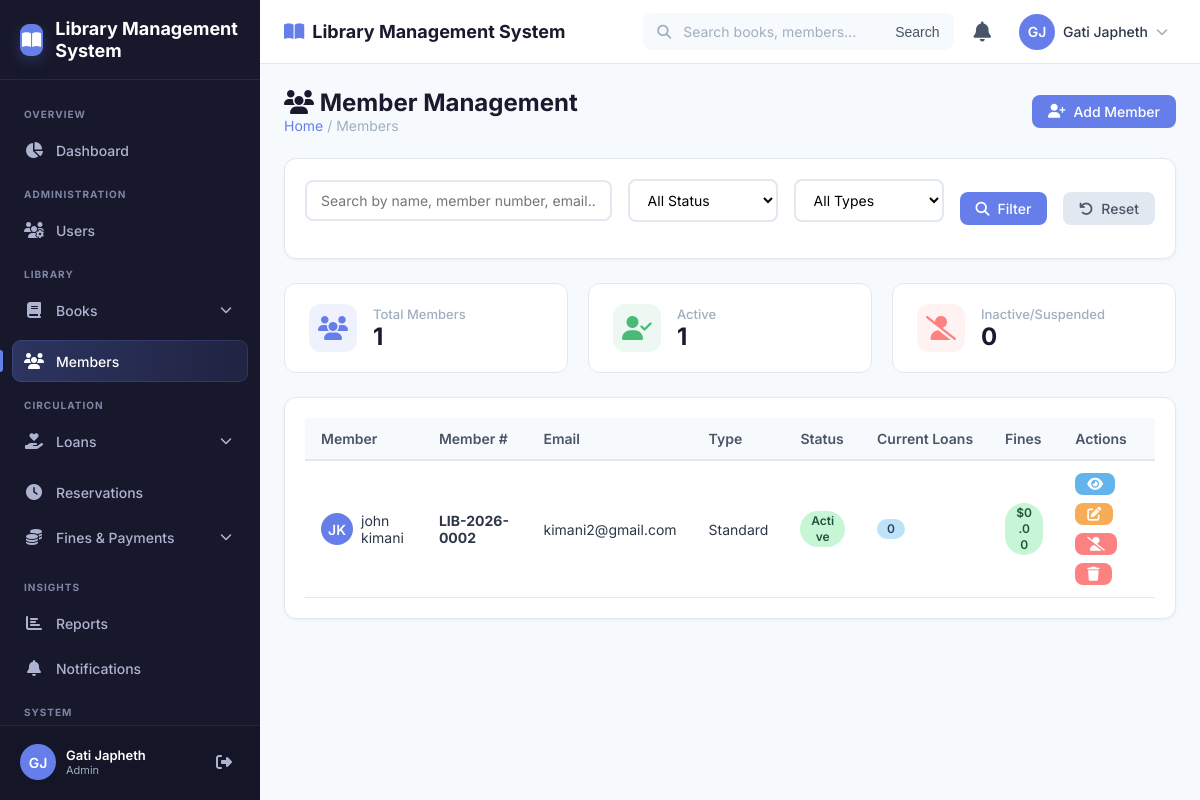
The page /admin/members/index.php (signed in) on the database its author committed.
### tables this page shows
CREATE TABLE `members` (
  `id` int(11) NOT NULL,
  `member_number` varchar(20) NOT NULL,
  `user_id` int(11) NOT NULL,
  `registration_date` date NOT NULL,
  `membership_type` varchar(50) DEFAULT 'Standard',
  `date_of_birth` date DEFAULT NULL,
  `gender` enum('Male','Female','Other') DEFAULT NULL,
  `address` text DEFAULT NULL,
  `emergency_contact` varchar(100) DEFAULT NULL,
  `status` enum('active','inactive','suspended') NOT NULL DEFAULT 'active',
  `created_at` timestamp NOT NULL DEFAULT current_timestamp(),
  `updated_at` timestamp NOT NULL DEFAULT current_timestamp() ON UPDATE current_timestamp()
);

CREATE TABLE `users` (
  `id` int(11) NOT NULL,
  `name` varchar(100) NOT NULL,
  `email` varchar(100) NOT NULL,
  `phone` varchar(20) DEFAULT NULL,
  `username` varchar(50) NOT NULL,
  `password` varchar(255) NOT NULL,
  `role` enum('admin','librarian','member') NOT NULL DEFAULT 'member',
  `status` enum('active','inactive') NOT NULL DEFAULT 'active',
  `profile_image` varchar(255) DEFAULT NULL,
  `last_login` datetime DEFAULT NULL,
  `created_at` timestamp NOT NULL DEFAULT current_timestamp(),
  `updated_at` timestamp NOT NULL DEFAULT current_timestamp() ON UPDATE current_timestamp()
);

### includes/csrf.php (called while the page is built, shortened)
<?php
function generateCsrfToken(): string {
    $token = bin2hex(random_bytes(32));
    return $token;
}

### admin/members/index.php (the view, shortened to what this page needs)
<?php
$pdo = getDBConnection();
$search = isset($_GET['search']) ? sanitizeInput($_GET['search']) : '';
$page = isset($_GET['page']) ? (int) $_GET['page'] : 1;
$limit = ITEMS_PER_PAGE;
$offset = ($page - 1) * $limit;
$where = [];
$params = [];
$whereClause = $where ? "WHERE " . implode(" AND ", $where) : "";
$countSql = "
    SELECT COUNT(*) as total
    FROM members m
    JOIN users u ON m.user_id = u.id
    $whereClause
";
$stmt = $pdo->prepare($countSql);
$stmt->execute($params);
$totalMembers = $stmt->fetch()['total'];
$sql = "
    SELECT m.*, u.name, u.email, u.phone, u.username, u.profile_image, u.status as user_status,
           (SELECT COUNT(*) FROM loans WHERE member_id = m.id AND status IN ('Borrowed', 'Overdue')) as current_loans,
           (SELECT COUNT(*) FROM fines WHERE member_id = m.id AND status = 'Unpaid') as outstanding_fines_count,
           (SELECT COALESCE(SUM(amount), 0) FROM fines WHERE member_id = m.id AND status = 'Unpaid') as outstanding_fines_amount
    FROM members m
    JOIN users u ON m.user_id = u.id
    $whereClause
    ORDER BY m.created_at DESC
    LIMIT ? OFFSET ?
";
$params[] = $limit;
$params[] = $offset;
$stmt = $pdo->prepare($sql);
$stmt->execute($params);
$members = $stmt->fetchAll();
$statusCounts = [];
$stmt = $pdo->query("SELECT status, COUNT(*) as count FROM members GROUP BY status");
while ($row = $stmt->fetch()) {
    $statusCounts[$row['status']] = $row['count'];
}
include_once '../../includes/header.php';
include_once '../../includes/navbar.php';
include_once '../../includes/sidebar.php';
?>
<main class="page-content">
    <div class="page-header">
        <div>
            <h1><i class="fas fa-users"></i> Member Management</h1>
            <div class="breadcrumb">
                <a href="../dashboard.php">Home</a> / Members
            </div>
        </div>
        <div class="page-actions">
            <a href="create.php" class="btn btn-primary">
                <i class="fas fa-user-plus"></i> Add Member
            </a>
        </div>
    </div>
    <div class="card mb-3">
        <div class="card-body">
            <form method="GET" action="index.php" class="d-flex flex-wrap gap-2 align-center">
                <div class="form-group mb-0" style="flex:2; min-width:200px;">
                    <input type="text" name="search" class="form-control" placeholder="Search by name, member number, email..." value="<?php echo $search; ?>">
                </div>
                <div class="form-group mb-0" style="min-width:150px;">
                    <select name="status" class="form-control">
                        <option value="">All Status</option>
                    </select>
                </div>
                <div class="form-group mb-0" style="min-width:150px;">
                    <select name="membership" class="form-control">
                        <option value="">All Types</option>
                    </select>
                </div>
                <button type="submit" class="btn btn-primary">
                    <i class="fas fa-search"></i> Filter
                </button>
                <a href="index.php" class="btn btn-secondary">
                    <i class="fas fa-undo"></i> Reset
                </a>
            </form>
        </div>
    </div>
    <div class="row mb-3">
        <div class="col-4">
            <div class="stat-card">
                <div class="stat-icon primary">
                    <i class="fas fa-users"></i>
                </div>
                <div class="stat-info">
                    <div class="stat-label">Total Members</div>
                    <div class="stat-value"><?php echo $totalMembers; ?></div>
                </div>
            </div>
        </div>
        <div class="col-4">
            <div class="stat-card">
                <div class="stat-icon success">
                    <i class="fas fa-user-check"></i>
                </div>
                <div class="stat-info">
                    <div class="stat-label">Active</div>
                    <div class="stat-value"><?php echo $statusCounts['active'] ?? 0; ?></div>
                </div>
            </div>
        </div>
        <div class="col-4">
            <div class="stat-card">
                <div class="stat-icon danger">
                    <i class="fas fa-user-slash"></i>
                </div>
                <div class="stat-info">
                    <div class="stat-label">Inactive/Suspended</div>
                    <div class="stat-value"><?php echo ($statusCounts['inactive'] ?? 0) + ($statusCounts['suspended'] ?? 0); ?></div>
                </div>
            </div>
        </div>
    </div>
    <div class="card">
        <div class="card-body">
            <div class="table-responsive">
                <table class="table">
                    <thead>
                        <tr>
                            <th>Member</th>
                            <th>Member #</th>
                            <th>Email</th>
                            <th>Type</th>
                            <th>Status</th>
                            <th>Current Loans</th>
                            <th>Fines</th>
                            <th>Actions</th>
                        </tr>
                    </thead>
                    <tbody>
                        <?php if (empty($members)): ?>
                            <tr>
                                <td colspan="8" class="text-center text-muted">No members found</td>
                            </tr>
                        <?php else: ?>
                            <?php foreach ($members as $member): ?>
                                <tr>
                                    <td>
                                        <div class="d-flex align-center gap-1">
                                            <?php if ($member['profile_image']): ?>
                                                <img src="<?php echo APP_URL; ?>/uploads/members/<?php echo $member['profile_image']; ?>"
                                                     alt="<?php echo $member['name']; ?>"
                                                     style="width:32px;height:32px;border-radius:50%;object-fit:cover;">
                                            <?php else: ?>
                                                <div class="user-avatar-sm" style="width:32px;height:32px;background:var(--primary);">
                                                    <span class="avatar-initials"><?php echo getInitials($member['name']); ?></span>
                                                </div>
                                            <?php endif; ?>
                                            <?php echo $member['name']; ?>
                                        </div>
                                    </td>
                                    <td><strong><?php echo $member['member_number']; ?></strong></td>
                                    <td><?php echo $member['email']; ?></td>
                                    <td><?php echo $member['membership_type']; ?></td>
                                    <td><?php echo getStatusBadge($member['status'], 'member'); ?></td>
                                    <td>
                                        <span class="badge badge-info"><?php echo $member['current_loans']; ?></span>
                                    </td>
                                    <td>
                                        <?php if ($member['outstanding_fines_amount'] > 0): ?>
                                            <span class="badge badge-danger"><?php echo formatCurrency($member['outstanding_fines_amount']); ?></span>
                                        <?php else: ?>
                                            <span class="badge badge-success">$0.00</span>
                                        <?php endif; ?>
                                    </td>
                                    <td>
                                        <div class="d-flex gap-1 flex-wrap">
                                            <a href="view.php?id=<?php echo $member['id']; ?>" class="btn btn-sm btn-info" title="View">
                                                <i class="fas fa-eye"></i>
                                            </a>
                                            <a href="edit.php?id=<?php echo $member['id']; ?>" class="btn btn-sm btn-warning" title="Edit">
                                                <i class="fas fa-edit"></i>
                                            </a>
                                            <a href="index.php?toggle_status=<?php echo $member['id']; ?>&csrf_token=<?php echo generateCsrfToken(); ?>"
                                               class="btn btn-sm <?php echo $member['status'] === 'active' ? 'btn-danger' : 'btn-success'; ?>"
                                               title="<?php echo $member['status'] === 'active' ? 'Deactivate' : 'Activate'; ?>">
                                                <i class="fas <?php echo $member['status'] === 'active' ? 'fa-user-slash' : 'fa-user-check'; ?>"></i>
                                            </a>
                                            <a href="index.php?delete=<?php echo $member['id']; ?>&csrf_token=<?php echo generateCsrfToken(); ?>"
                                               class="btn btn-sm btn-danger"
                                               title="Delete"
                                               data-confirm="Are you sure you want to delete this member? This will also delete their user account.">
                                                <i class="fas fa-trash"></i>
                                            </a>
                                        </div>
                                    </td>
                                </tr>
                            <?php endforeach; ?>
                        <?php endif; ?>
                    </tbody>
                </table>
            </div>
        </div>
    </div>
</main>
<?php include_once '../../includes/footer.php'; ?>

### includes/functions.php (shortened to what this page needs)
<?php
function getStatusDisplayName(string $status, string $type = 'user'): string {
    $statuses = [
        'user' => [
            'active' => 'Active',
            'inactive' => 'Inactive'
        ],
        'member' => [
            'active' => 'Active',
            'inactive' => 'Inactive',
            'suspended' => 'Suspended'
        ],
        'copy' => [
            'Available' => 'Available',
            'Borrowed' => 'Borrowed',
            'Reserved' => 'Reserved',
            'Lost' => 'Lost',
            'Damaged' => 'Damaged',
            'Maintenance' => 'Maintenance'
        ],
        'loan' => [
            'Borrowed' => 'Borrowed',
            'Returned' => 'Returned',
            'Overdue' => 'Overdue',
            'Lost' => 'Lost'
        ],
        'fine' => [
            'Unpaid' => 'Unpaid',
            'Paid' => 'Paid',
            'Waived' => 'Waived'
        ]
    ];
    return $statuses[$type][$status] ?? $status;
}
function getStatusBadge(string $status, string $type = 'user'): string {
    $classes = [
        'active' => 'badge-success',
        'inactive' => 'badge-danger',
        'suspended' => 'badge-warning',
        'Available' => 'badge-success',
        'Borrowed' => 'badge-warning',
        'Reserved' => 'badge-info',
        'Lost' => 'badge-danger',
        'Damaged' => 'badge-danger',
        'Maintenance' => 'badge-secondary',
        'Returned' => 'badge-success',
        'Overdue' => 'badge-danger',
        'Unpaid' => 'badge-danger',
        'Paid' => 'badge-success',
        'Waived' => 'badge-secondary'
    ];
    $display = getStatusDisplayName($status, $type);
    $class = $classes[$status] ?? 'badge-secondary';
    return '<span class="badge ' . $class . '">' . $display . '</span>';
}

### rows shown on the page
members: user.name "JK", user.name "john kimani", member_number "LIB-2026-0002", user.email "kimani2@gmail.com", membership_type "Standard", status "Active", current_loans "0"

### other values the page prints
getSetting($pdo ?? null, 'library_name', APP_NAME) "Library Management System"
getInitials($userName) "GJ"
$userName "Gati Japheth"
$userRole "Admin"
$totalMembers "1"
$statusCounts['active'] "1"
